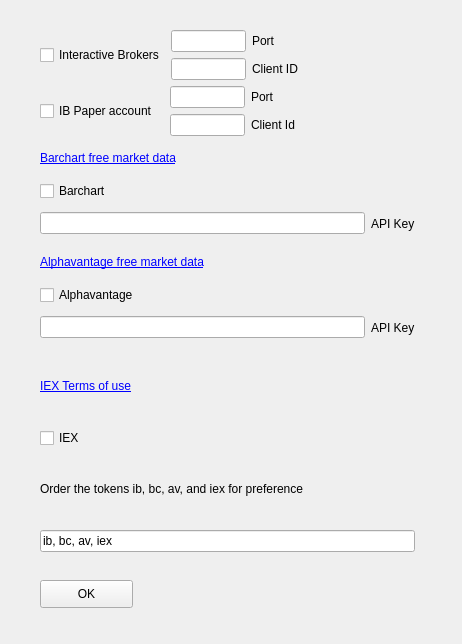
<?xml version="1.0" encoding="UTF-8"?>
<ui version="4.0">
 <class>Dialog</class>
 <widget class="QDialog" name="Dialog">
  <property name="geometry">
   <rect>
    <x>0</x>
    <y>0</y>
    <width>462</width>
    <height>644</height>
   </rect>
  </property>
  <property name="windowTitle">
   <string>Stock API</string>
  </property>
  <property name="windowIcon">
   <iconset>
    <normaloff>../../images/ZSLogo.png</normaloff>../../images/ZSLogo.png</iconset>
  </property>
  <widget class="QPushButton" name="okBtn">
   <property name="geometry">
    <rect>
     <x>40</x>
     <y>580</y>
     <width>93</width>
     <height>28</height>
    </rect>
   </property>
   <property name="focusPolicy">
    <enum>Qt::NoFocus</enum>
   </property>
   <property name="text">
    <string>OK</string>
   </property>
  </widget>
  <widget class="QWidget" name="layoutWidget">
   <property name="geometry">
    <rect>
     <x>40</x>
     <y>30</y>
     <width>375</width>
     <height>522</height>
    </rect>
   </property>
   <layout class="QVBoxLayout" name="verticalLayout_8">
    <item>
     <layout class="QVBoxLayout" name="verticalLayout_7">
      <item>
       <layout class="QHBoxLayout" name="horizontalLayout_6">
        <item>
         <widget class="QCheckBox" name="ibRealCb">
          <property name="toolTip">
           <string>&lt;html&gt;&lt;head/&gt;&lt;body&gt;&lt;p&gt;&lt;span style=&quot; font-size:7.8pt;&quot;&gt;In order to use automatic chart generation, structjour uses four possible data sources. If you have an IB account, you can enable IB. To use the IB API, you will need IB Gateway installed and running. &lt;/span&gt;&lt;/p&gt;&lt;p&gt;&lt;br/&gt;&lt;/p&gt;&lt;p&gt;&lt;span style=&quot; font-size:7.8pt;&quot;&gt;To use IB API. fill in the PORT and CLIENTID fields here. Note you can use either live or paper accounts and save their settings here:&lt;/span&gt;&lt;/p&gt;&lt;/body&gt;&lt;/html&gt;</string>
          </property>
          <property name="text">
           <string>Interactive Brokers</string>
          </property>
         </widget>
        </item>
        <item>
         <layout class="QVBoxLayout" name="verticalLayout">
          <item>
           <layout class="QHBoxLayout" name="horizontalLayout">
            <item>
             <widget class="QLineEdit" name="ibRealPort">
              <property name="maximumSize">
               <size>
                <width>75</width>
                <height>16777215</height>
               </size>
              </property>
             </widget>
            </item>
            <item>
             <widget class="QLabel" name="label">
              <property name="text">
               <string>Port</string>
              </property>
             </widget>
            </item>
           </layout>
          </item>
          <item>
           <layout class="QHBoxLayout" name="horizontalLayout_2">
            <item>
             <widget class="QLineEdit" name="ibRealId">
              <property name="maximumSize">
               <size>
                <width>75</width>
                <height>16777215</height>
               </size>
              </property>
             </widget>
            </item>
            <item>
             <widget class="QLabel" name="label_2">
              <property name="text">
               <string>Client ID</string>
              </property>
             </widget>
            </item>
           </layout>
          </item>
         </layout>
        </item>
       </layout>
      </item>
      <item>
       <layout class="QHBoxLayout" name="horizontalLayout_5">
        <item>
         <widget class="QCheckBox" name="ibPaperCb">
          <property name="text">
           <string>IB Paper account  </string>
          </property>
         </widget>
        </item>
        <item>
         <layout class="QVBoxLayout" name="verticalLayout_2">
          <item>
           <layout class="QHBoxLayout" name="horizontalLayout_3">
            <item>
             <widget class="QLineEdit" name="ibPaperPort">
              <property name="maximumSize">
               <size>
                <width>75</width>
                <height>16777215</height>
               </size>
              </property>
             </widget>
            </item>
            <item>
             <widget class="QLabel" name="label_3">
              <property name="text">
               <string>Port</string>
              </property>
             </widget>
            </item>
           </layout>
          </item>
          <item>
           <layout class="QHBoxLayout" name="horizontalLayout_4">
            <item>
             <widget class="QLineEdit" name="ibPaperId">
              <property name="maximumSize">
               <size>
                <width>75</width>
                <height>16777215</height>
               </size>
              </property>
             </widget>
            </item>
            <item>
             <widget class="QLabel" name="label_4">
              <property name="text">
               <string>Client Id</string>
              </property>
             </widget>
            </item>
           </layout>
          </item>
         </layout>
        </item>
       </layout>
      </item>
     </layout>
    </item>
    <item>
     <layout class="QVBoxLayout" name="verticalLayout_3">
      <item>
       <widget class="QLabel" name="label_5">
        <property name="text">
         <string>&lt;html&gt;&lt;head/&gt;&lt;body&gt;&lt;p&gt;&lt;a href=&quot;https://www.barchart.com/ondemand/free-market-data-api&quot;&gt;&lt;span style=&quot; text-decoration: underline; color:#0000ff;&quot;&gt;Barchart free market data&lt;/span&gt;&lt;/a&gt;&lt;/p&gt;&lt;/body&gt;&lt;/html&gt;</string>
        </property>
       </widget>
      </item>
      <item>
       <widget class="QCheckBox" name="bcCb">
        <property name="toolTip">
         <string>&lt;html&gt;&lt;head/&gt;&lt;body&gt;&lt;p&gt;To use either Barchart or Alphavantage APIs get a free API key&lt;/p&gt;&lt;p&gt;Barchart data for the current day is available by 16:45.&lt;/p&gt;&lt;p&gt;Additionally yesterdays data after 12PM is unavailable during market hours. It also becames available by 16:45&lt;/p&gt;&lt;/body&gt;&lt;/html&gt;</string>
        </property>
        <property name="text">
         <string>Barchart</string>
        </property>
       </widget>
      </item>
      <item>
       <layout class="QHBoxLayout" name="horizontalLayout_7">
        <item>
         <widget class="QLineEdit" name="bcKey"/>
        </item>
        <item>
         <widget class="QLabel" name="label_6">
          <property name="text">
           <string>API Key</string>
          </property>
         </widget>
        </item>
       </layout>
      </item>
     </layout>
    </item>
    <item>
     <layout class="QVBoxLayout" name="verticalLayout_4">
      <item>
       <widget class="QLabel" name="label_7">
        <property name="text">
         <string>&lt;html&gt;&lt;head/&gt;&lt;body&gt;&lt;p&gt;&lt;a href=&quot;https://www.alphavantage.co/support/#api-key&quot;&gt;&lt;span style=&quot; text-decoration: underline; color:#0000ff;&quot;&gt;Alphavantage free market data&lt;/span&gt;&lt;/a&gt;&lt;/p&gt;&lt;/body&gt;&lt;/html&gt;</string>
        </property>
       </widget>
      </item>
      <item>
       <widget class="QCheckBox" name="avCb">
        <property name="toolTip">
         <string>&lt;html&gt;&lt;head/&gt;&lt;body&gt;&lt;p&gt;To use either Barchart or Alphavantage APIs get a free API key&lt;/p&gt;&lt;/body&gt;&lt;/html&gt;</string>
        </property>
        <property name="text">
         <string>Alphavantage</string>
        </property>
       </widget>
      </item>
      <item>
       <layout class="QHBoxLayout" name="horizontalLayout_8">
        <item>
         <widget class="QLineEdit" name="avKey"/>
        </item>
        <item>
         <widget class="QLabel" name="label_8">
          <property name="text">
           <string>API Key</string>
          </property>
         </widget>
        </item>
       </layout>
      </item>
     </layout>
    </item>
    <item>
     <layout class="QVBoxLayout" name="verticalLayout_5">
      <item>
       <widget class="QLabel" name="label_9">
        <property name="sizePolicy">
         <sizepolicy hsizetype="Preferred" vsizetype="Minimum">
          <horstretch>0</horstretch>
          <verstretch>0</verstretch>
         </sizepolicy>
        </property>
        <property name="text">
         <string>&lt;html&gt;&lt;head/&gt;&lt;body&gt;&lt;p&gt;&lt;a href=&quot;https://iextrading.com/api-exhibit-a/&quot;&gt;&lt;span style=&quot; text-decoration: underline; color:#0000ff;&quot;&gt;IEX Terms of use&lt;/span&gt;&lt;/a&gt;&lt;/p&gt;&lt;/body&gt;&lt;/html&gt;</string>
        </property>
       </widget>
      </item>
      <item>
       <widget class="QCheckBox" name="iexCb">
        <property name="toolTip">
         <string>&lt;html&gt;&lt;head/&gt;&lt;body&gt;&lt;p&gt;IEX is free for unlimited reasonable use but, unfortunately its intraday results produce poor charts. Its too sparse. The historical end of day results, by the way, are excellent and deep.&lt;/p&gt;&lt;/body&gt;&lt;/html&gt;</string>
        </property>
        <property name="text">
         <string>IEX</string>
        </property>
       </widget>
      </item>
     </layout>
    </item>
    <item>
     <layout class="QVBoxLayout" name="verticalLayout_6">
      <item>
       <widget class="QLabel" name="label_10">
        <property name="text">
         <string>Order the tokens ib, bc, av, and iex for preference</string>
        </property>
       </widget>
      </item>
      <item>
       <widget class="QLineEdit" name="APIPref">
        <property name="text">
         <string>ib, bc, av, iex</string>
        </property>
       </widget>
      </item>
     </layout>
    </item>
   </layout>
  </widget>
 </widget>
 <resources/>
 <connections/>
</ui>
